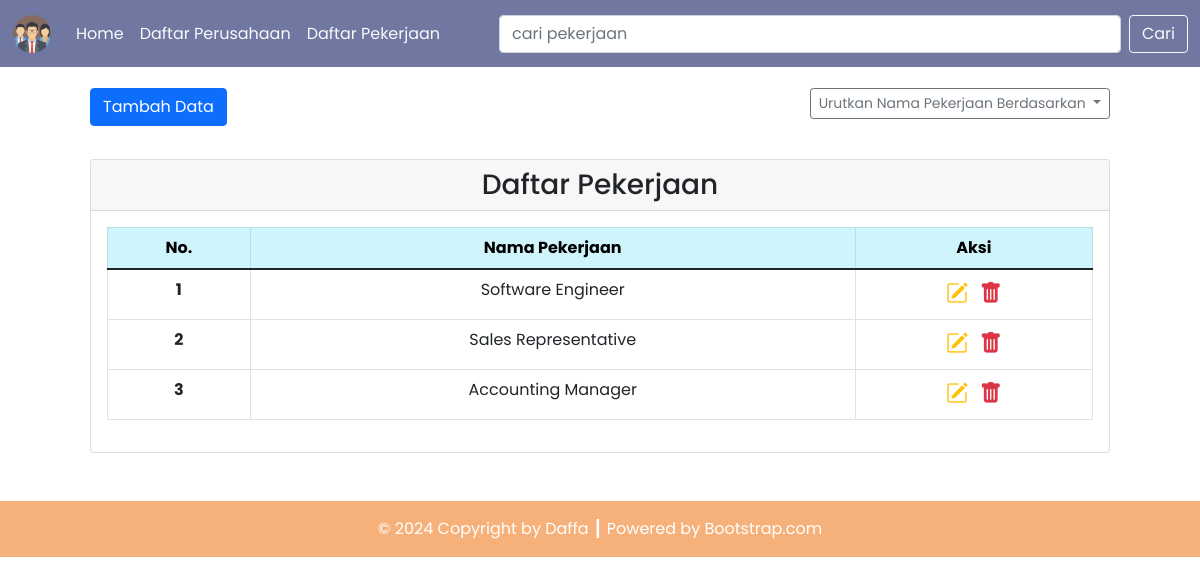
The page /Program/dpbo_tp8/pekerjaan.php on the database its author committed.
### tables this page shows
CREATE TABLE `pekerjaan` (
  `id_pekerjaan` int(20) NOT NULL,
  `nama_pekerjaan` varchar(100) NOT NULL
);

### Program/dpbo_tp8/config/db.php (called while the page is built)
<?php
$DB_HOST = "localhost";
$DB_USERNAME = "root";
$DB_PASSWORD = "";
$DB_NAME = "db_karyawan";

### Program/dpbo_tp8/classes/DB.php (called while the page is built, shortened)
<?php
class DB
{
    private $hostname;
    private $username;
    private $password;
    private $dbname;
    private $conn;
    private $result;
    function __construct($hostname, $username, $password, $dbname)
    {
        $this->hostname = $hostname;
        $this->username = $username;
        $this->password = $password;
        $this->dbname = $dbname;
    }
    function open()
    {
        $this->conn = mysqli_connect($this->hostname, $this->username, $this->password, $this->dbname);
    }
    function execute($query)
    {
        $this->result = mysqli_query($this->conn, $query);
    }
    function getResult()
    {
        return mysqli_fetch_array($this->result);
    }
}

### Program/dpbo_tp8/classes/Pekerjaan.php (called while the page is built, shortened)
<?php
class Pekerjaan extends DB
{
    function getPekerjaan()
    {
        $query = "SELECT * FROM pekerjaan";
        return $this->execute($query);
    }
}

### Program/dpbo_tp8/pekerjaan.php (the view, shortened to what this page needs)
<?php
include('config/db.php');
include('classes/DB.php');
include('classes/Pekerjaan.php');
$pekerjaan = new Pekerjaan($DB_HOST, $DB_USERNAME, $DB_PASSWORD, $DB_NAME);
$pekerjaan->open();
$pekerjaan->getPekerjaan();
if (isset($_POST['btn-cari'])) {
    $pekerjaan->searchPekerjaan($_POST['cari']);
} else if (isset($_GET['sort'])) {
    $sort = $_GET['sort'];
    $pekerjaan->filterPekerjaan($sort);
} else {
    $pekerjaan->getPekerjaan();
}
$header = '<tr>
<th scope="row">No.</th>
<th scope="row">Nama Pekerjaan</th>
<th scope="row">Aksi</th>
</tr>';
$data = null;
$no = 1;
while ($row = $pekerjaan->getResult()) {
    $data .= '<tr>
    <th scope="row">' . $no . '</th>
    <td>' . $row['nama_pekerjaan'] . '</td>
    <td style="font-size: 22px;">
        <a href="ubah_pekerjaan.php?id=' . $row['id_pekerjaan'] . '" title="Edit Data"><i class="bi bi-pencil-square text-warning"></i></a>&nbsp;
        <a href="pekerjaan.php?hapus=' . $row['id_pekerjaan'] . '" onclick="return confirm(\'Apakah anda yakin ingin menghapus data ini?\')" title="Delete Data"><i class="bi bi-trash-fill text-danger"></i></a>
        </td>
    </tr>';
    $no++;
}

### rows shown on the page
pekerjaan: nama_pekerjaan "Software Engineer"
pekerjaan: nama_pekerjaan "Sales Representative"
pekerjaan: nama_pekerjaan "Accounting Manager"
